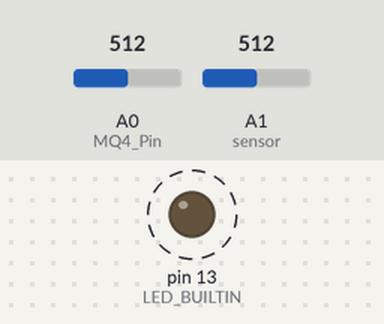
Recording of a sketch running on a simulated Arduino Uno, built with avr-gcc and run on an emulated ATmega328P. On the bench: output pins drawn as LEDs (lit = HIGH). Dashed ring = blinking. Inputs (shaded band) come from the test bench; at power-on: A0 (MQ4_Pin) = 512, A1 (sensor) = 512. The local clock reads 2024-03-15 10:24:30 at power-on unless the sketch sets it; storage starts empty; pins used as bus, display or sensor lines are not drawn; what the sketch prints to the serial monitor is not drawn.

Above: at 1.2 s.
1.3 s: A0 (MQ4_Pin) set to 1023
Timing chart, 0 to 10.3 s (numbered marks = the images above; inputs shaded):
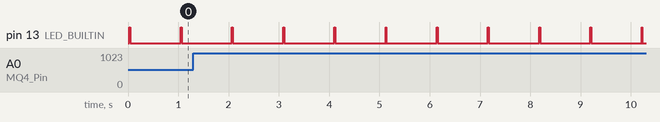

The sketch:

methane_sens.ino
```cpp
#include <SPI.h>
#include <LoRa.h>
#include <SD.h>
#include <Wire.h>
#include <RTClib.h>

const byte MQ4_Pin = A0;
const int R_O = 945;

#define SS_PIN 4
#define RST_PIN 9
#define DI0_PIN 2

#define LEDPIN 1

File myFile;
RTC_DS3231 rtc;

char daysOfTheWeek[7][12] = {
  "Sunday",
  "Monday",
  "Tuesday",
  "Wednesday",
  "Thursday",
  "Friday",
  "Saturday"
};

void setup () {
  Serial.begin(9600);
  pinMode(LEDPIN, OUTPUT);
  pinMode(LED_BUILTIN, OUTPUT);
  Wire.begin();

  // SETUP RTC MODULE
  if (! rtc.begin()) {
    Serial.println("Couldn't find RTC");
    Serial.flush();
    while (1);
  }

  if (!SD.begin(SS_PIN)) {
    Serial.println("Starting SD card failed!");
    while (1);
  }
  Serial.println("SD card initialized.");
}

void loop () {
  digitalWrite(LEDPIN, HIGH);
  digitalWrite(LED_BUILTIN, HIGH);
  Serial.println(getMethanePPM2());
  Serial.println(getMethanePPM());

  DateTime now = rtc.now();

  int yr = now.year();
  int mon = now.month();
  int dt = now.day();

  int hrs = now.hour();
  int mts = now.minute();
  int sec = now.second();

  String currentTime = String(hrs) + ":" + String(mts) + ":" + String(sec);
  Serial.println(currentTime);
  String currentDate = String(yr) + "-" + String(mon) + "-" + String(dt);
  Serial.println(currentDate);
  String currentDay = String(daysOfTheWeek[now.dayOfTheWeek()]);
  Serial.println(currentDay);

  myFile = SD.open("data.txt", FILE_WRITE);
  if (myFile) {
    //myFile.print((float)max(getMethanePPM(), getMethanePPM2()));
    myFile.print((float)getMethanePPM());
    myFile.print(", ");
    myFile.print((float)getMethanePPM2());
    myFile.print(", ");
    myFile.print(currentTime);
    myFile.print(", ");
    myFile.print(currentDate);
    myFile.print(", ");
    myFile.print(currentDay);
    myFile.print(", ");
    myFile.println(LoRa.packetRssi());
    //delay(500);
    myFile.close();
    Serial.println("Data saved to SD card.");
    digitalWrite(LEDPIN, LOW);
    digitalWrite(LED_BUILTIN, LOW);
  } else {
    Serial.println("Error opening data.txt");
  }

  delay(1000);
}

float getMethanePPM(){
  float a0 = analogRead(A0); //get raw reading from sensor
  float v_o = a0 * 5 / 1023; //convert reading to volts
  float R_S = (5-v_o) * 1000 / v_o; //apply formula for getting RS
  float PPM = pow(R_S/R_O, -2.95) * 1000; //apply formula for getting PPM
  float PPM2 = KALMAN(PPM)*2;
  return PPM2; //return PPM value to calling function
}

float getMethanePPM2(){
  float a0 = analogRead(A1); //get raw reading from sensor
  float v_o = a0 * 5 / 1023; //convert reading to volts
  float R_S = (5-v_o) * 1000 / v_o; //apply formula for getting RS
  float PPM = pow(R_S/R_O, -2.95) * 1000; //apply formula for getting PPM
  float PPM2 = KALMAN(PPM)*2;
  return PPM2; //return PPM value to calling function
}

float KALMAN (float U){
  static const float R = 0.33; //noise covariance
  static const float H = 1.00; //measurement map
  //at k = 0 we have these initial condidtions
  //i.e before simulations starts
  static float Q = 15; //initial covariance of estimated
  static float P = 0; //initial error covariance
  static float U_hat = 0; //initial estimated state
  static float K = 0; //initial kalman Gain
  //so U comes in, start the KF process
  K = P*H/(H*P*H+R); //Kalman gain
  U_hat = U_hat+ K*(U-H*U_hat);
  //Update error covariance and project it ahead
  P = (1-K*H)*P + Q;
  return U_hat;
}

//source code for mq4 sensors can be found below
//https://www.utmel.com/components/how-to-use-mq4-gas-sensor?id=821
//source code for rtc can be found below
//https://arduinogetstarted.com/tutorials/arduino-rtc
//I do not not claim ownership of this code #copyright 10-03-2023
```

Measured:
- by itself, pin 13 (LED_BUILTIN): alternates HIGH for 0.02 s and LOW for 1.0 s
